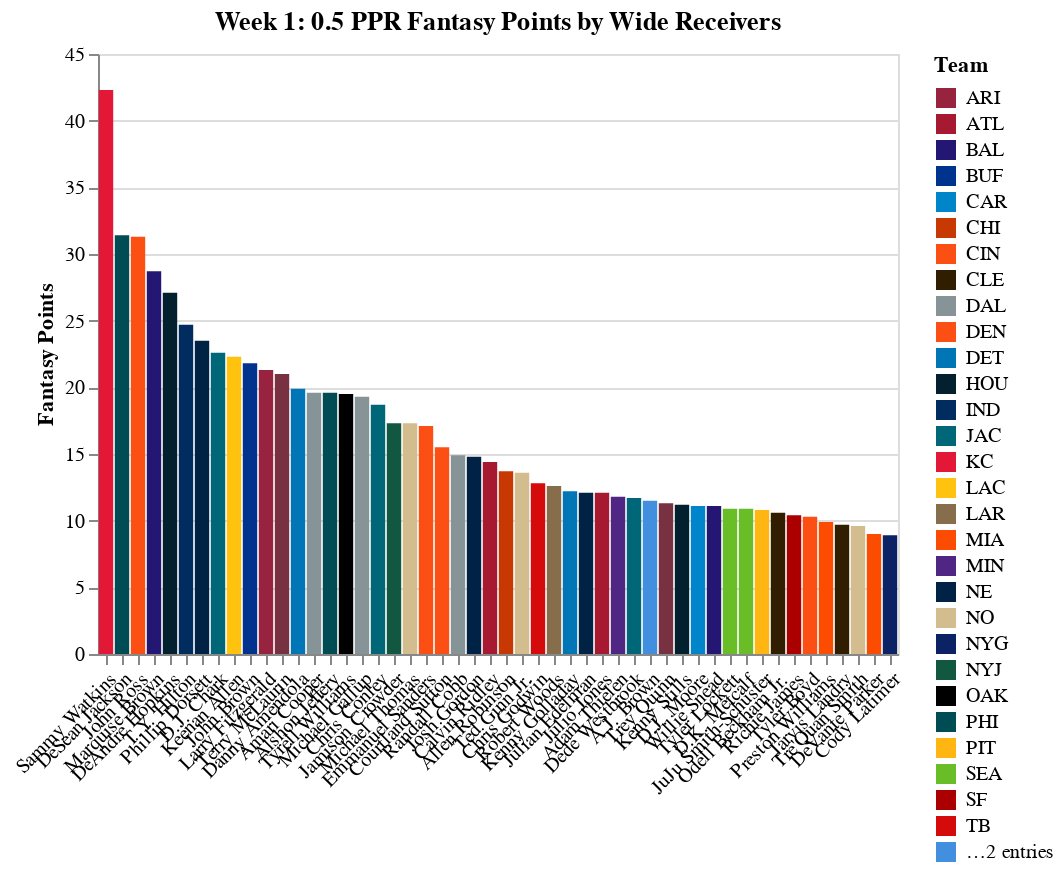

The notebook cell this image was saved under:
### Code cell
chart

### Figure 1 — Vega-Lite specification as saved in the notebook (floating-point values rounded to 4 significant figures)
{"$schema": "https://vega.github.io/schema/vega-lite/v3.4.0.json", "config": {"background": "white", "mark": {"tooltip": null}, "view": {"height": 300, "width": 400}}, "data": {"name": "data-8104787203d7657fa20058d49b30dd6e"}, "datasets": {"data-8104787203d7657fa20058d49b30dd6e": [{"FantasyPoints": 42.3, "Player": "Sammy Watkins", "Team": "KC"}, {"FantasyPoints": 31.4, "Player": "DeSean Jackson", "Team": "PHI"}, {"FantasyPoints": 31.3, "Player": "John Ross", "Team": "CIN"}, {"FantasyPoints": 28.7, "Player": "Marquise Brown", "Team": "BAL"}, {"FantasyPoints": 27.1, "Player": "DeAndre Hopkins", "Team": "HOU"}, {"FantasyPoints": 24.7, "Player": "T.Y. Hilton", "Team": "IND"}, {"FantasyPoints": 23.5, "Player": "Phillip Dorsett", "Team": "NE"}, {"FantasyPoints": 22.6, "Player": "D.J. Chark", "Team": "JAC"}, {"FantasyPoints": 22.3, "Player": "Keenan Allen", "Team": "LAC"}, {"FantasyPoints": 21.8, "Player": "John Brown", "Team": "BUF"}, {"FantasyPoints": 21.3, "Player": "Larry Fitzgerald", "Team": "ARI"}, {"FantasyPoints": 21, "Player": "Terry McLaurin", "Team": "WAS"}, {"FantasyPoints": 19.9, "Player": "Danny Amendola", "Team": "DET"}, {"FantasyPoints": 19.6, "Player": "Amari Cooper", "Team": "DAL"}, {"FantasyPoints": 19.6, "Player": "Alshon Jeffery", "Team": "PHI"}, {"FantasyPoints": 19.5, "Player": "Tyrell Williams", "Team": "OAK"}, {"FantasyPoints": 19.3, "Player": "Michael Gallup", "Team": "DAL"}, {"FantasyPoints": 18.7, "Player": "Chris Conley", "Team": "JAC"}, {"FantasyPoints": 17.3, "Player": "Jamison Crowder", "Team": "NYJ"}, {"FantasyPoints": 17.3, "Player": "Michael Thomas", "Team": "NO"}, {"FantasyPoints": 17.1, "Player": "Emmanuel Sanders", "Team": "DEN"}, {"FantasyPoints": 15.5, "Player": "Courtland Sutton", "Team": "DEN"}, {"FantasyPoints": 14.9, "Player": "Randall Cobb", "Team": "DAL"}, {"FantasyPoints": 14.8, "Player": "Josh Gordon", "Team": "NE"}, {"FantasyPoints": 14.4, "Player": "Calvin Ridley", "Team": "ATL"}, {"FantasyPoints": 13.7, "Player": "Allen Robinson", "Team": "CHI"}, {"FantasyPoints": 13.6, "Player": "Ted Ginn Jr.", "Team": "NO"}, {"FantasyPoints": 12.8, "Player": "Chris Godwin", "Team": "TB"}, {"FantasyPoints": 12.6, "Player": "Robert Woods", "Team": "LAR"}, {"FantasyPoints": 12.2, "Player": "Kenny Golladay", "Team": "DET"}, {"FantasyPoints": 12.1, "Player": "Julian Edelman", "Team": "NE"}, {"FantasyPoints": 12.1, "Player": "Julio Jones", "Team": "ATL"}, {"FantasyPoints": 11.8, "Player": "Adam Thielen", "Team": "MIN"}, {"FantasyPoints": 11.7, "Player": "Dede Westbrook", "Team": "JAC"}, {"FantasyPoints": 11.5, "Player": "A.J. Brown", "Team": "TEN"}, {"FantasyPoints": 11.3, "Player": "Trey Quinn", "Team": "WAS"}, {"FantasyPoints": 11.2, "Player": "Kenny Stills", "Team": "HOU"}, {"FantasyPoints": 11.1, "Player": "D.J. Moore", "Team": "CAR"}, {"FantasyPoints": 11.1, "Player": "Willie Snead", "Team": "BAL"}, {"FantasyPoints": 10.9, "Player": "Tyler Lockett", "Team": "SEA"}, {"FantasyPoints": 10.9, "Player": "D.K. Metcalf", "Team": "SEA"}, {"FantasyPoints": 10.8, "Player": "JuJu Smith-Schuster", "Team": "PIT"}, {"FantasyPoints": 10.6, "Player": "Odell Beckham Jr.", "Team": "CLE"}, {"FantasyPoints": 10.4, "Player": "Richie James", "Team": "SF"}, {"FantasyPoints": 10.3, "Player": "Tyler Boyd", "Team": "CIN"}, {"FantasyPoints": 9.9, "Player": "Preston Williams", "Team": "MIA"}, {"FantasyPoints": 9.7, "Player": "Jarvis Landry", "Team": "CLE"}, {"FantasyPoints": 9.6, "Player": "Tre'Quan Smith", "Team": "NO"}, {"FantasyPoints": 9, "Player": "DeVante Parker", "Team": "MIA"}, {"FantasyPoints": 8.9, "Player": "Cody Latimer", "Team": "NYG"}]}, "encoding": {"color": {"field": "Team", "scale": {"domain": ["ARI", "ATL", "BAL", "BUF", "CAR", "CHI", "CIN", "CLE", "DAL", "DEN", "DET", "HOU", "IND", "JAC", "KC", "LAC", "LAR", "MIA", "MIN", "NE", "NO", "NYG", "NYJ", "OAK", "PHI", "PIT", "SEA", "SF", "TB", "TEN", "WAS"], "range": ["#97233F", "#A71930", "#241773", "#00338D", "#0085CA", "#C83803", "#FB4F14", "#311D00", "#869397", "#FB4F14", "#0076B6", "#03202F", "#002C5F", "#006778", "#E31837", "#FFC20E", "#866D4B", "#FC4C02", "#4F2683", "#002244", "#D3BC8D", "#0B2265", "#125740", "#000000", "#004C54", "#FFB612", "#69BE28", "#AA0000", "#D50A0A", "#418FDE", "#773141"]}, "type": "nominal"}, "x": {"axis": {"labelAngle": -45, "title": ""}, "field": "Player", "sort": {"field": "FantasyPoints", "op": "sum", "order": "descending"}, "type": "nominal"}, "y": {"axis": {"title": "Fantasy Points"}, "field": "FantasyPoints", "type": "quantitative"}}, "mark": "bar", "title": "Week 1: 0.5 PPR Fantasy Points by Wide Receivers"}
